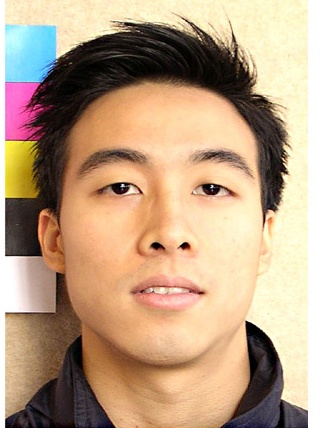
#> input picture im1.jpg, 320 x 428 px, given in place of the camera
$ python facere.py
#> lines starting #> are read from the running program, lines starting #| are printed output that depends on the picture; after the words box and inside, x2 and y2 are one past the last pixel; in counts of white or black regions, pixels touching at a corner belong together
import cv2

face_classifier = cv2.CascadeClassifier('C:/Users/Manav Ahuja/AppData/Local/Programs/Python/Python35/Lib/site-packages/cv2/data/haarcascade_frontalface_default.xml')

def face_extractor(img):
    gray = cv2.cvtColor(img, cv2.COLOR_BGR2GRAY)
    faces = face_classifier.detectMultiScale(gray, 1.3, 5)

    if faces is():
        return None
    for(x, y, w, h) in faces:
        cropped_face = img[y:y+h, x:x+w]
    return cropped_face
cap = cv2.VideoCapture(0)
count = 0

while True:
    ret, frame = cap.read()
#> frame is the input picture: shape (428, 320, 3); mean B, G, R 130.4, 158.8, 187.2
    if face_extractor(frame) is not None:
#> in face_extractor, `gray = cv2.cvtColor(img, cv2.COLOR_BGR2GRAY)`:
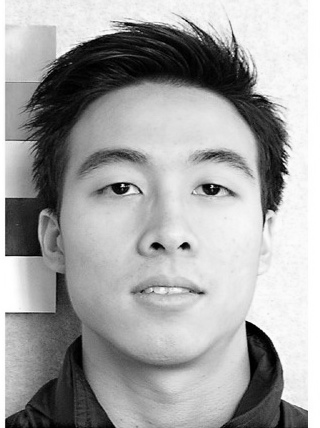
#> gray: shape (428, 320); min 0, max 255, mean 164.1
#> in face_extractor, `faces = face_classifier.detectMultiScale(gray, 1.3, 5)`: faces = [[43, 88, 247, 247]]
#> the loop in face_extractor, `for(x, y, w, h) in faces:` made 1 pass
#> pass 1, in face_extractor, `cropped_face = img[y:y+h, x:x+w]`:
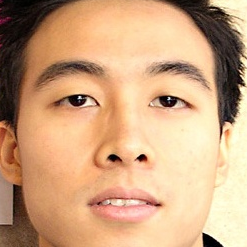
#> cropped_face: shape (247, 247, 3); mean B, G, R 126.6, 163.5, 204.7
        count += 1
#> count = 1
        face = cv2.resize(face_extractor(frame), (200, 200))
#> the loop in face_extractor (call 2), `for(x, y, w, h) in faces:` made 1 pass
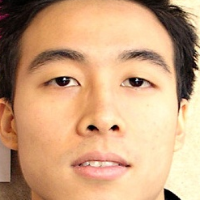
#> face: shape (200, 200, 3); mean B, G, R 126.5, 163.4, 204.6
        face = cv2.cvtColor(face, cv2.COLOR_BGR2GRAY)
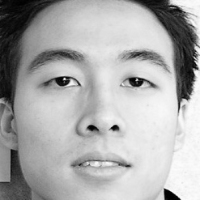
#> face: shape (200, 200); min 0, max 252, mean 171.5

        file_path_name = 'C:/Users/Manav Ahuja/Downloads/Faces/user'+str(count)+'.jpg'
        cv2.imwrite(file_path_name, face)

        cv2.putText(face, str(count), (50, 50), cv2.FONT_HERSHEY_COMPLEX, 1, (0, 255, 0), 2)
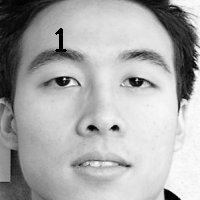
#> face: shape (200, 200); 0.31% of pixels changed, all inside (x1, y1, x2, y2) = (55, 28, 67, 52)
        cv2.imshow('Face Cropper', face)
    else:
        print("Face Not Found")
        pass
    if cv2.waitKey(1) == 13 or count == 100:
#> (key Esc is pressed here)
        break

cap.release()
cv2.destroyAllWindows()
print("Collecting All Sample Images!!!")
